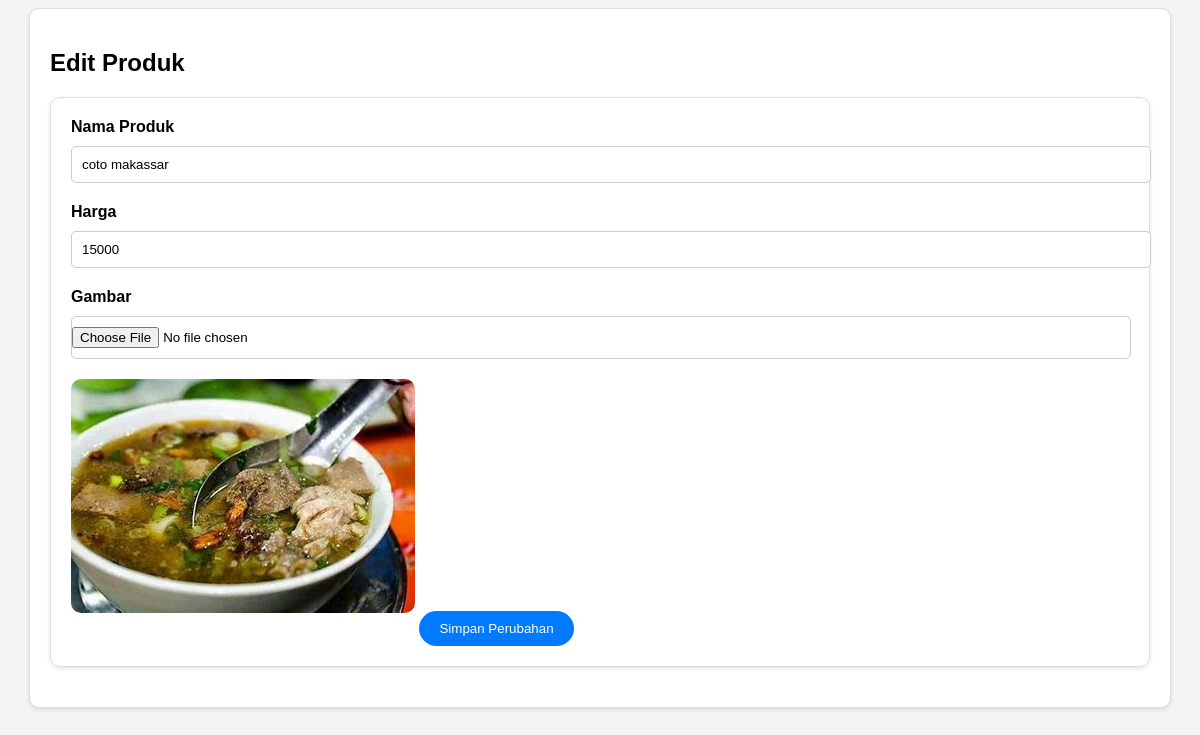
Screenshot of /edit_produk.php?hal=edit_produk&id_produk=14 (signed in) with the database file from the repository.
### tables this page shows
CREATE TABLE `produk` (
  `id_produk` int NOT NULL,
  `nama_produk` varchar(50) NOT NULL,
  `harga` int NOT NULL,
  `gambar` varchar(200) NOT NULL
);

### edit_produk.php (the view, shortened to what this page needs)
<?php
include "db.php";
if(isset($_GET['hal'])) {
    if($_GET['hal'] == "edit_produk" && isset($_GET['id_produk'])) {
        $id_produk = $_GET['id_produk'];
        $query = mysqli_query($db, "SELECT * FROM produk WHERE id_produk='$id_produk'");
        $data = mysqli_fetch_array($query);
    }
}
?>
<!DOCTYPE html>
<html lang="en">
<head>
    <link rel="stylesheet" href="assets/css/edit_produk.css">
</head>
<body>
    <div class="container">
        <h2 class="header">Edit Produk</h2>
        <form action="logic.php" method="post" enctype="multipart/form-data">
            <div class="card">
                <label for="nama_produk">Nama Produk</label>
                <input type="text" id="nama_produk" name="nama_produk" value="<?php echo $data['nama_produk']; ?>" required>
                <label for="harga">Harga</label>
                <input type="number" id="harga" name="harga" value="<?php echo $data['harga']; ?>" required>
                <label for="gambar">Gambar</label>
                <input type="file" id="gambar" name="gambar">
                <img src="assets/img/<?php echo $data['gambar']; ?>" alt="Gambar Produk" style="max-width: 100%; height: auto;">
                <button type="submit" name="ganti" class="btn-edit">Simpan Perubahan</button>
            </div>
        </form>
    </div>
</body>
</html>

### assets/css/edit_produk.css (style rules this page uses)
body { font-family: Arial, sans-serif; background-color: #f4f4f4; }
.container { max-width: 1100px; margin: auto; padding: 20px; background-color: #fff; border: 1px solid #ddd; border-radius: 10px; box-shadow: 0 2px 4px rgba(0, 0, 0, 0.1); }
.card { padding: 20px; margin-bottom: 20px; border: 1px solid #ddd; border-radius: 10px; box-shadow: 0 2px 4px rgba(0, 0, 0, 0.1); }
label { display: block; margin-bottom: 10px; font-weight: bold; }
input[type="text"], input[type="number"], input[type="file"] { width: 100%; padding: 10px; margin-bottom: 20px; border: 1px solid #ccc; border-radius: 5px; }
input[type="file"] { padding: 10px 0; }
img { max-width: 100%; height: auto; margin-bottom: 20px; border-radius: 10px; }
.btn-edit { background-color: #007bff; color: #fff; padding: 10px 20px; border: none; border-radius: 20px; cursor: pointer; transition: background-color 0.2s ease; }

### rows the page displays
produk: nama_produk "coto makassar", harga "15000", gambar (picture)
